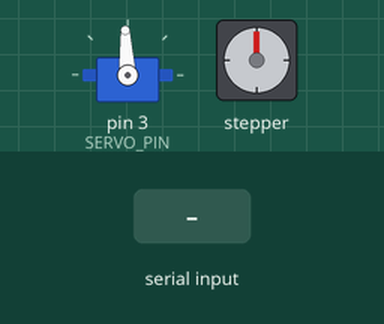
This sketch was run on a simulated Arduino Uno, built with avr-gcc and run on an emulated ATmega328P. Parts: servo, stepper motor. The inputs (shaded band) are chosen by the test bench. Stepper angles assume 2048 steps per turn.

Above: at 1.2 s.
1.3 s: "90;45\n" received over Serial
At 2.9 s:
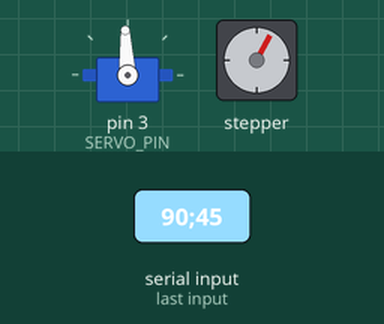
3.3 s: "30;150\n" received over Serial
At 4.4 s:
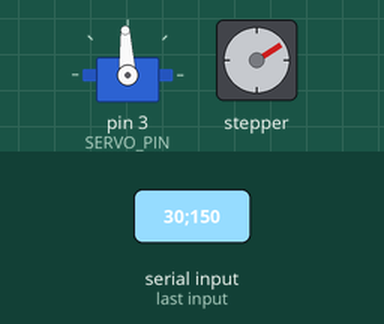
5.3 s: "1;90\n" received over Serial
At 7.0 s:
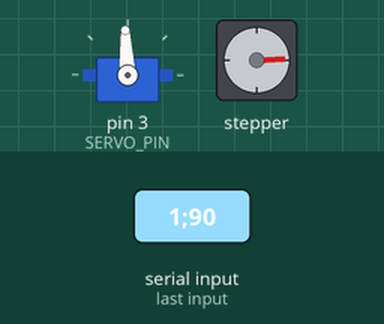
7.3 s: "1;90;45\n" received over Serial
At 8.8 s:
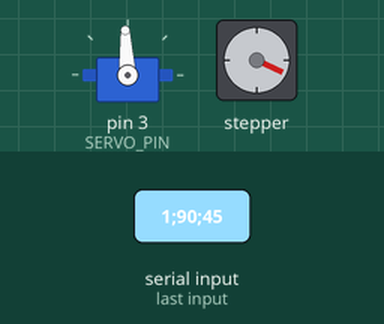
9.3 s: "90;45\n" received over Serial
At 10.2 s:
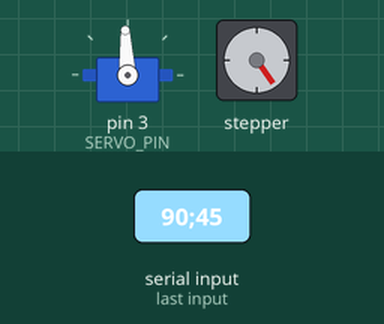
11.3 s: "30;150\n" received over Serial
At 13.0 s:
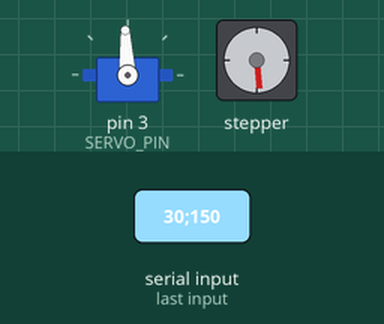
Timing chart, 0 to 14.3 s (numbered marks = the images above; inputs shaded):
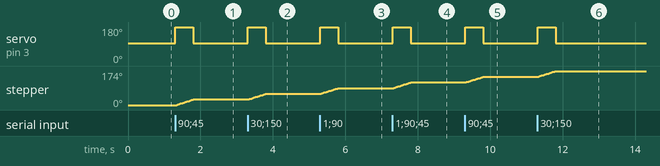

Measured:
- after the input at 1.3 s, servo on pin 3 (SERVO_PIN): 93° → 180° at once, → 93° 0.50 s later; stepper: turns 29° clockwise in 0.47 s, starting at once
- after the input at 3.3 s, servo on pin 3 (SERVO_PIN): 93° → 180° at once, → 93° 0.50 s later; stepper: turns 29° clockwise in 0.47 s, starting at once
- after the input at 5.3 s, servo on pin 3 (SERVO_PIN): 93° → 180° at once, → 93° 0.50 s later; stepper: turns 29° clockwise in 0.47 s, starting at once
- after the input at 7.3 s, servo on pin 3 (SERVO_PIN): 93° → 180° at once, → 93° 0.50 s later; stepper: turns 29° clockwise in 0.47 s, starting at once
- after the input at 9.3 s, servo on pin 3 (SERVO_PIN): 93° → 180° at once, → 93° 0.50 s later; stepper: turns 29° clockwise in 0.47 s, starting at once
- after the input at 11.3 s, servo on pin 3 (SERVO_PIN): 93° → 180° at once, → 93° 0.50 s later; stepper: turns 29° clockwise in 0.47 s, starting at once

The sketch:

ArduinoSketch.ino
```cpp
#include <SerialComm.h>
#include <AccelStepper.h>
#include <Servo.h>

//——————————————————————
// CONFIGURATION
//——————————————————————

const int STEPPER_PIN1    = 8;
const int STEPPER_PIN2    = 10;
const int STEPPER_PIN3    = 9;
const int STEPPER_PIN4    = 11;
const int STEPS_PER_REV   = 2048;
const int SERVO_PIN       = 3;

const int SERVO_MIN_US    =  500;
const int SERVO_MID_US    = 1500;
const int SERVO_MAX_US    = 2500;

const float STEPPER_MAX_RPM =  10.0;
const float STEPPER_MIN_RPM = -10.0;

const unsigned long COMMAND_TIMEOUT = 500;

//——————————————————————
// GLOBALS
//——————————————————————

SerialComm comm;
// Full‑step, 4‑wire stepper driver
AccelStepper stepper(AccelStepper::FULL4WIRE,
                     STEPPER_PIN1, STEPPER_PIN3,
                     STEPPER_PIN2, STEPPER_PIN4);
Servo     servo;

float         lastSpeedCmd = 0.0;
float         lastServoCmd = 0.0;
unsigned long lastCmdTime  = 0;

//——————————————————————
// UTILITY: linear map for floats
//——————————————————————

float fmap(float x, float in_min, float in_max, float out_min, float out_max) {
  return (x - in_min) * (out_max - out_min)
       / (in_max - in_min) + out_min;
}

//——————————————————————
// SETUP
//——————————————————————

void setup() {
  comm.Begin(9600);

  // No acceleration profiling—runSpeed() moves at exactly the speed you set.
  stepper.setMaxSpeed((STEPS_PER_REV * STEPPER_MAX_RPM) / 60.0);

  servo.attach(SERVO_PIN);
  servo.writeMicroseconds(SERVO_MID_US);

  lastCmdTime = millis();
}

//——————————————————————
// MAIN LOOP
//——————————————————————

void loop() {
  // 1) Read any incoming messages
  std::vector<String> msgs = comm.ReadMessages();
  for (String &msg : msgs) {
    msg.trim();
    int sep = msg.indexOf(';');
    if (sep > 0) {
      float spd = msg.substring(0, sep).toFloat();
      float pos = msg.substring(sep + 1).toFloat();
      lastSpeedCmd = constrain(spd, -1.0, 1.0);
      lastServoCmd = constrain(pos, -1.0, 1.0);
      lastCmdTime  = millis();
    }
  }

  // 2) Timeout check
  bool   active   = (millis() - lastCmdTime) < COMMAND_TIMEOUT;
  float  speedVal = active ? lastSpeedCmd : 0.0;
  float  servoVal = active ? lastServoCmd : 0.0;

  // 3) Update servo
  int pulse = (servoVal < 0)
    ? fmap(servoVal, -1.0, 0.0, SERVO_MIN_US,  SERVO_MID_US)
    : fmap(servoVal,  0.0, 1.0, SERVO_MID_US,  SERVO_MAX_US);
  servo.writeMicroseconds(pulse);

  // 4) Update stepper via AccelStepper::runSpeed()
  //    Map normalized –1..1 to RPM then to steps/sec:
  float targetRPM    = fmap(speedVal, -1.0, 1.0, STEPPER_MIN_RPM, STEPPER_MAX_RPM);
  float stepsPerSec  = targetRPM * STEPS_PER_REV / 60.0;
  stepper.setSpeed(stepsPerSec);
  stepper.runSpeed();
}
```
